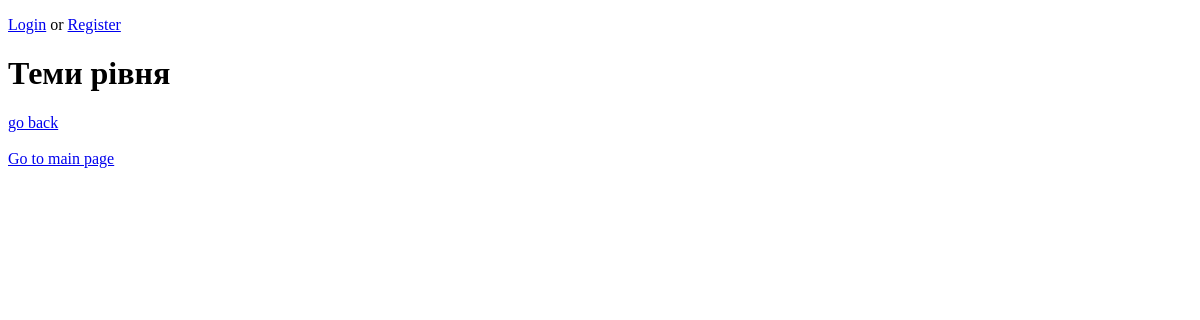
Page /topic/1/ on the earlier database version.
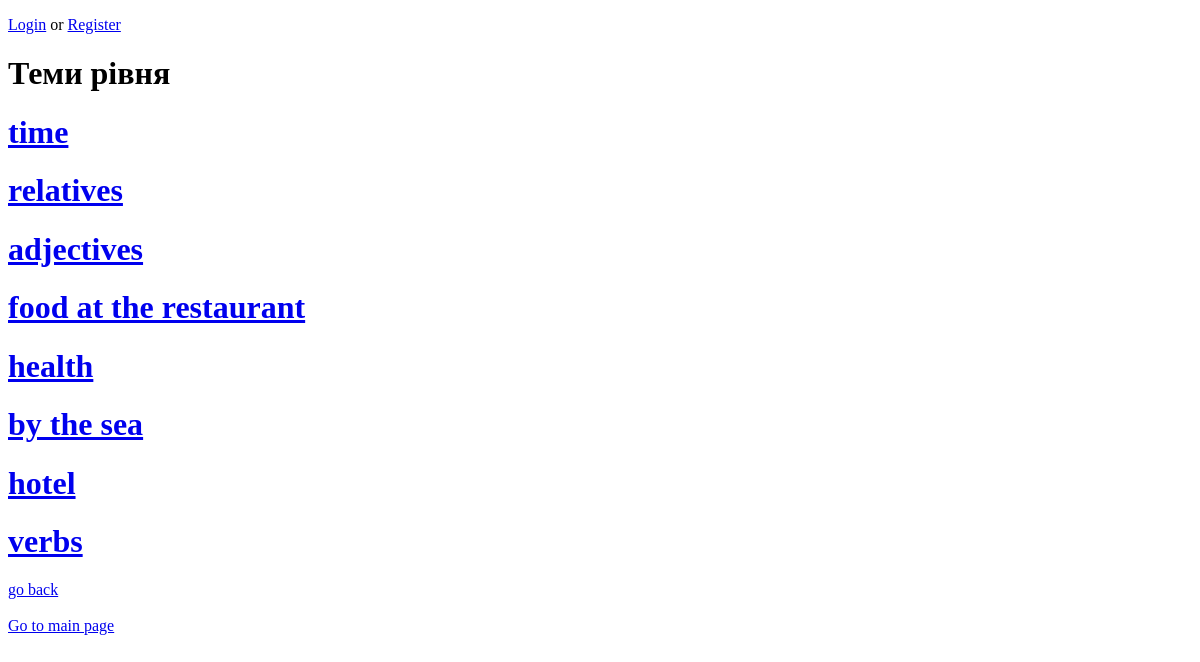
Same page on the later database version.
### english_words/models.py (models this page shows, shortened)
class Topics(models.Model):
    name = models.CharField(max_length=64, null=True, unique=False)
    level = models.ForeignKey(Levels, on_delete=models.CASCADE, null=True, related_name='topic')

### english_words/views.py (the view)
# urls.py: path('topic/<str:my_arg>/', views.Topic.as_view(), name='topic'),
class Topic(ListView):
    template_name = 'words/topic.html'
    model = Topics
    def get_queryset(self):
        queryset = super().get_queryset()
        my_arg = self.kwargs.get('my_arg', None)
        if my_arg:
            queryset = queryset.filter(level_id=my_arg)
        return queryset

### english_words/templates/words/topic.html
{% extends 'words/base.html' %}
{% block content %}
    <h1>Теми рівня</h1>
    {% for object in object_list %}
    <h1><a href="{% url 'word' my_arg=object.id %}">{{ object.name }}</a></h1>
    {% endfor %}
    <a href="{% url 'level' %}">go back</a>
{% endblock content %}

Differences in the rows shown:
added Topics: name "time"
added Topics: name "relatives"
added Topics: name "adjectives"
added Topics: name "food at the restaurant"
added Topics: name "health"
added Topics: name "by the sea"
added Topics: name "hotel"
added Topics: name "verbs"
